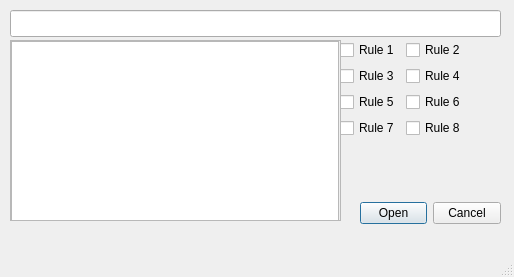
<?xml version="1.0" encoding="UTF-8"?>
<ui version="4.0">
 <class>HysteresisGui</class>
 <widget class="QMainWindow" name="HysteresisGui">
  <property name="geometry">
   <rect>
    <x>0</x>
    <y>0</y>
    <width>514</width>
    <height>277</height>
   </rect>
  </property>
  <property name="windowTitle">
   <string>HysteresisGUI</string>
  </property>
  <widget class="QWidget" name="centralwidget">
   <widget class="QLineEdit" name="lineEditPath">
    <property name="geometry">
     <rect>
      <x>10</x>
      <y>10</y>
      <width>491</width>
      <height>27</height>
     </rect>
    </property>
   </widget>
   <widget class="QWidget" name="formLayoutWidget">
    <property name="geometry">
     <rect>
      <x>340</x>
      <y>40</y>
      <width>161</width>
      <height>111</height>
     </rect>
    </property>
    <layout class="QFormLayout" name="formLayoutRules">
     <item row="0" column="0">
      <widget class="QCheckBox" name="checkBoxRule1">
       <property name="text">
        <string>Rule 1</string>
       </property>
      </widget>
     </item>
     <item row="0" column="1">
      <widget class="QCheckBox" name="checkBoxRule2">
       <property name="text">
        <string>Rule 2</string>
       </property>
      </widget>
     </item>
     <item row="1" column="0">
      <widget class="QCheckBox" name="checkBoxRule3">
       <property name="text">
        <string>Rule 3</string>
       </property>
      </widget>
     </item>
     <item row="1" column="1">
      <widget class="QCheckBox" name="checkBoxRule4">
       <property name="text">
        <string>Rule 4</string>
       </property>
      </widget>
     </item>
     <item row="2" column="0">
      <widget class="QCheckBox" name="checkBoxRule5">
       <property name="text">
        <string>Rule 5</string>
       </property>
      </widget>
     </item>
     <item row="2" column="1">
      <widget class="QCheckBox" name="checkBoxRule6">
       <property name="text">
        <string>Rule 6</string>
       </property>
      </widget>
     </item>
     <item row="3" column="0">
      <widget class="QCheckBox" name="checkBoxRule7">
       <property name="text">
        <string>Rule 7</string>
       </property>
      </widget>
     </item>
     <item row="3" column="1">
      <widget class="QCheckBox" name="checkBoxRule8">
       <property name="text">
        <string>Rule 8</string>
       </property>
      </widget>
     </item>
    </layout>
   </widget>
   <widget class="QScrollArea" name="scrollArea">
    <property name="geometry">
     <rect>
      <x>10</x>
      <y>40</y>
      <width>331</width>
      <height>181</height>
     </rect>
    </property>
    <property name="widgetResizable">
     <bool>true</bool>
    </property>
    <widget class="QWidget" name="scrollAreaWidgetContents">
     <property name="geometry">
      <rect>
       <x>0</x>
       <y>0</y>
       <width>329</width>
       <height>179</height>
      </rect>
     </property>
     <widget class="QTextEdit" name="textEdit">
      <property name="geometry">
       <rect>
        <x>0</x>
        <y>0</y>
        <width>328</width>
        <height>181</height>
       </rect>
      </property>
     </widget>
    </widget>
   </widget>
   <widget class="QDialogButtonBox" name="buttonBox">
    <property name="geometry">
     <rect>
      <x>360</x>
      <y>200</y>
      <width>141</width>
      <height>27</height>
     </rect>
    </property>
    <property name="standardButtons">
     <set>QDialogButtonBox::Cancel|QDialogButtonBox::Open</set>
    </property>
   </widget>
  </widget>
  <widget class="QMenuBar" name="menubar">
   <property name="geometry">
    <rect>
     <x>0</x>
     <y>0</y>
     <width>514</width>
     <height>25</height>
    </rect>
   </property>
  </widget>
  <widget class="QStatusBar" name="statusbar"/>
 </widget>
 <resources/>
 <connections>
  <connection>
   <sender>buttonBox</sender>
   <signal>rejected()</signal>
   <receiver>HysteresisGui</receiver>
   <slot>close()</slot>
   <hints>
    <hint type="sourcelabel">
     <x>407</x>
     <y>228</y>
    </hint>
    <hint type="destinationlabel">
     <x>256</x>
     <y>138</y>
    </hint>
   </hints>
  </connection>
 </connections>
</ui>
